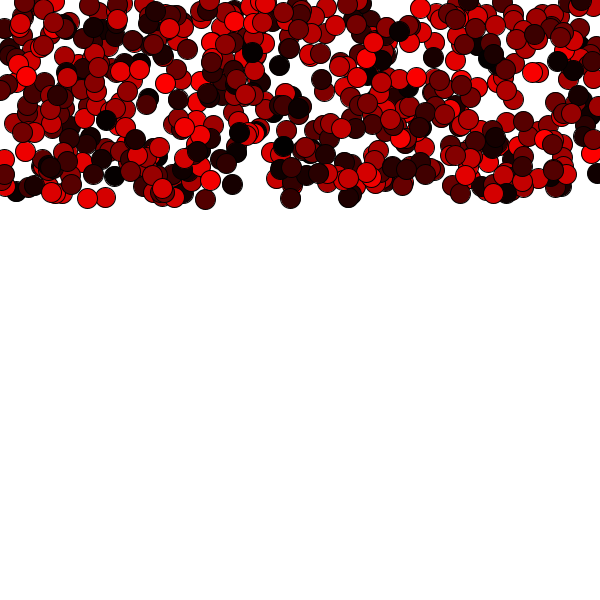
Frame 1 (no input)
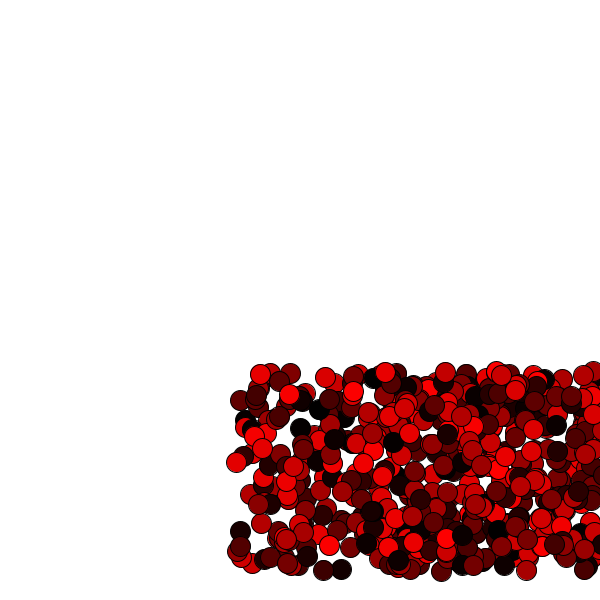
Frame 60 (the mouse pressed at the canvas centre just before this capture)
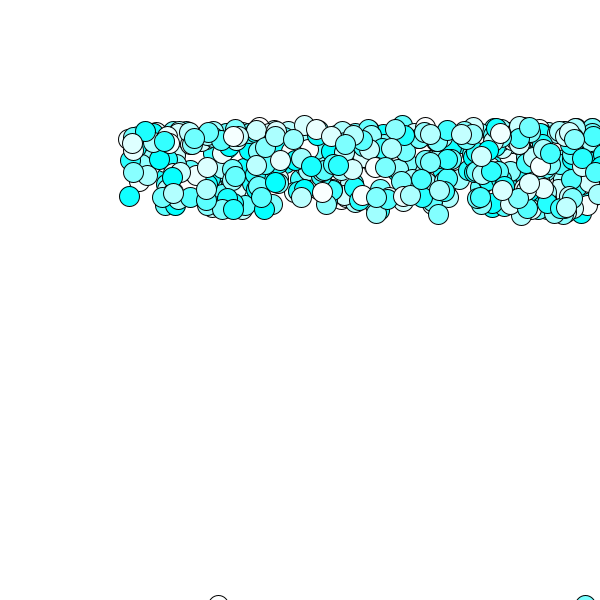
Frame 120 (the mouse held since frame 60 and released just before this capture)

The Processing sketch that drew these frames (run headless with seeded random() and noise(); from frame 60 on, the mouse is pressed at the canvas centre):

// Processing sketch: processing_143638
// ── processing_143638.pde


//DECLARE
Ball [] ballCollection = new Ball [600];


void setup() {
  size(600, 600);
  smooth();

  //INITIALIZE
  for  ( int i = 0; i < ballCollection.length; i++) {
    ballCollection[i] = new Ball(random(0, width), random(0, 200));
  }
}

void draw() {
  background(255);

  //CALL FUNCTIONALITY
  for (int i = 0; i < ballCollection.length; i++) {
    ballCollection[i].run();
  }
}



class Ball {
  //GLOBAL VARIABLES
  float x = 0;
  float y = 0;
  float speedX = 4;
  float speedY = 0.5;

  // CONSTRUCTOR
  Ball(float _x, float _y) {

    x = _x;
    y = _y;
  }


  //FUNCTIONS

  void run() {
    display();
    move();
    bounce();
    gravity();
    //push
  }

  void display() {
    ellipse(x, y, 20, 20);
    fill(random(1, 255), mouseX, mouseY);
  
  }

  void move() {
    x += speedX;
    y += speedY;
  }

  void bounce() {
    if (x > width) {
      speedX = speedX * -1;
    }
    if (x < 0) {
      speedX = speedX * -1;
    }
    if (y > height) {
      speedY = speedY * -1;
    }
    if (y < 0) {
      speedY = speedY * -1;
    }
  }
  
  void gravity(){
    speedY += 0.2;
    
  }

  
}
